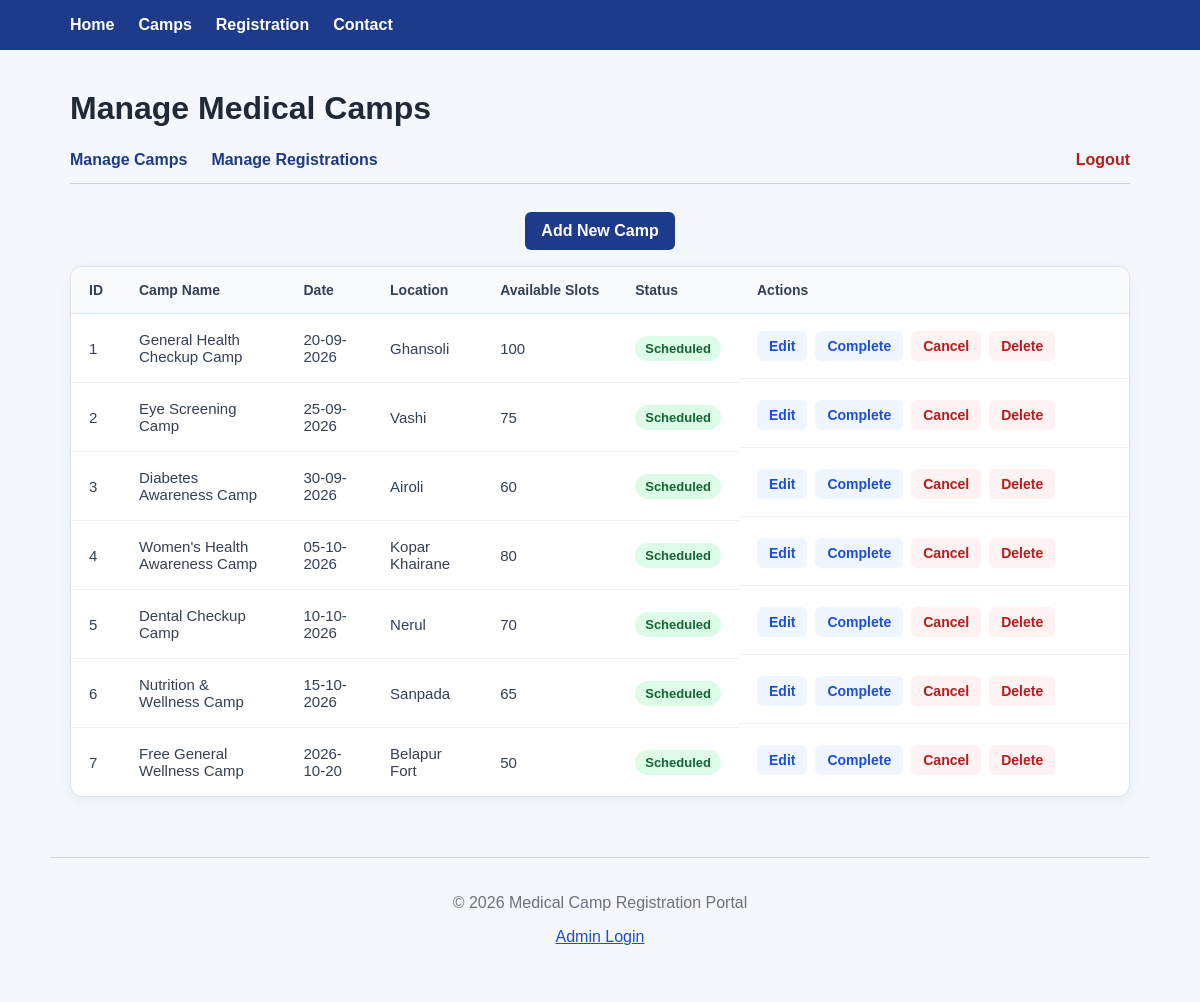
Page /admin/camps (signed in) on the earlier database version.
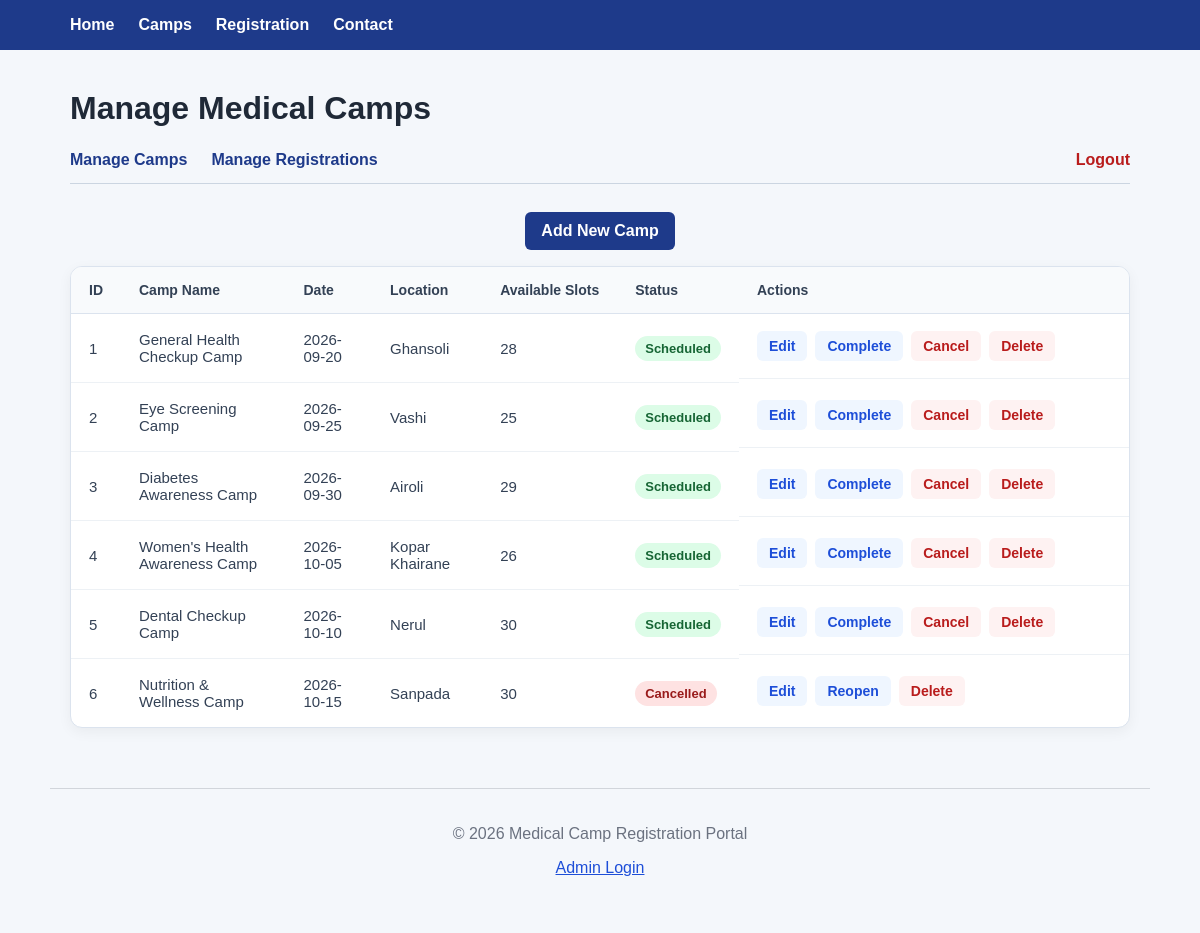
Same page on the later database version.
### app/models/camp.py (models this page shows)
class Camp(Base):
    __tablename__ = "camps"
    id = Column(Integer, primary_key=True, index=True)
    name = Column(String(150), nullable=False)
    date = Column(String(20), nullable=False)
    location = Column(String(200), nullable=False)
    description = Column(Text, nullable=True)
    available_slots = Column(Integer, nullable=False)
    status = Column(
        String(20),
        nullable=False,
        default="scheduled"
    )
    registrations = relationship(
        "Registration",
        back_populates="camp"
    )

### app/main.py (the view)
@app.get("/admin/camps")
def admin_camps(
    request: Request,
    db: Session = Depends(get_db),
    admin: AdminUser = Depends(require_admin)
):
    camps = (
        db.query(Camp)
        .order_by(Camp.id)
        .all()
    )
    success = request.session.pop("admin_success", None)
    error = request.session.pop("admin_error", None)
    return templates.TemplateResponse(
        request=request,
        name="admin_camps.html",
        context={
            "camps": camps,
            "success": success,
            "error": error
        }
    )

### app/templates/admin_camps.html (shortened to what this page needs)
{% extends "base.html" %}
{% block content %}
<h1>Manage Medical Camps</h1>
<nav class="admin-nav" aria-label="Admin navigation">
    <a href="/admin/camps">Manage Camps</a>
    <a href="/admin/registrations">Manage Registrations</a>
    <a href="/admin/logout">Logout</a>
</nav>
<p>
    <a class="button" href="/admin/camps/new">
        Add New Camp
    </a>
</p>
{% if camps %}
<div class="table-container">
    <table class="registrations-table camp-management-table">
        <thead>
            <tr>
                <th>ID</th>
                <th>Camp Name</th>
                <th>Date</th>
                <th>Location</th>
                <th>Available Slots</th>
                <th>Status</th>
                <th>Actions</th>
            </tr>
        </thead>
        <tbody>
            {% for camp in camps %}
            <tr>
                <td>{{ camp.id }}</td>
                <td>{{ camp.name }}</td>
                <td>{{ camp.date }}</td>
                <td>{{ camp.location }}</td>
                <td>{{ camp.available_slots }}</td>
                <td>
                    <span class="status-badge status-{{ camp.status }}">
                        {{ camp.status|capitalize }}
                    </span>
                </td>
                <td class="action-buttons">
                    <a
                        class="edit-button"
                        href="/admin/camps/{{ camp.id }}/edit"
                    >
                        Edit
                    </a>
                    {% if camp.status == "scheduled" %}
                        <form
                            method="post"
                            action="/admin/camps/{{ camp.id }}/status"
                        >
                            <button
                                type="submit"
                                class="edit-button"
                            >
                                Complete
                            </button>
                        </form>
                        <form
                            method="post"
                            action="/admin/camps/{{ camp.id }}/status"
                        >
                            <button
                                type="submit"
                                class="delete-button"
                                onclick="return confirm('Cancel this medical camp?');"
                            >
                                Cancel
                            </button>
                        </form>
                    {% elif camp.status == "cancelled" %}
                        <form
                            method="post"
                            action="/admin/camps/{{ camp.id }}/status"
                        >
                            <button
                                type="submit"
                                class="edit-button"
                            >
                                Reopen
                            </button>
                        </form>
                    {% elif camp.status == "completed" %}
                        <span>Completed</span>
                    {% endif %}
                    <form
                        method="post"
                        action="/admin/camps/{{ camp.id }}/delete"
                    >
                        <button
                            type="submit"
                            class="delete-button"
                            onclick="return confirm('Delete this medical camp? This cannot be undone.');"
                        >
                            Delete
                        </button>
                    </form>
                </td>
            </tr>
            {% endfor %}
        </tbody>
    </table>
</div>
{% else %}
<p>No medical camps are currently available.</p>
{% endif %}
{% endblock %}

Differences in the rows shown:
removed Camp: id "7", name "Free General Wellness Camp", date "2026-10-20", location "Belapur Fort", available_slots "50", status "Scheduled"
changed Camp "General Health Checkup Camp": date "20-09-2026" → "2026-09-20"; available_slots "100" → "28"
changed Camp "Eye Screening Camp": date "25-09-2026" → "2026-09-25"; available_slots "75" → "25"
changed Camp "Diabetes Awareness Camp": date "30-09-2026" → "2026-09-30"; available_slots "60" → "29"
changed Camp "Women's Health Awareness Camp": date "05-10-2026" → "2026-10-05"; available_slots "80" → "26"
changed Camp "Dental Checkup Camp": date "10-10-2026" → "2026-10-10"; available_slots "70" → "30"
changed Camp "Nutrition & Wellness Camp": date "15-10-2026" → "2026-10-15"; available_slots "65" → "30"; status "Scheduled" → "Cancelled"; status "Complete Cancel" → "Reopen"
